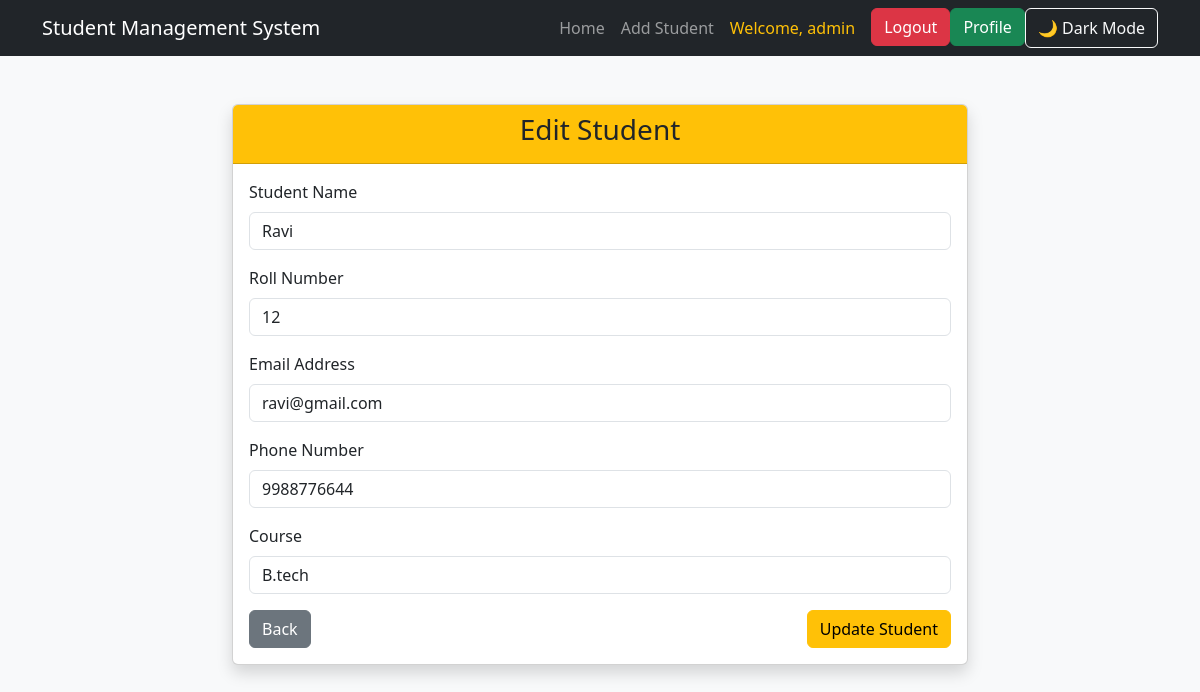
The app's page /edit/1/ (signed in) with its own data.
### students/models.py (models this page shows)
class Student(models.Model):
    name = models.CharField(max_length=100)
    roll_no = models.IntegerField(unique=True)
    email = models.EmailField(unique=True)
    phone = models.CharField(max_length=15)
    course = models.CharField(max_length=100)

### students/views.py (the view, shortened to what this page needs)
# urls.py: path('edit/<int:id>/', views.edit_student, name='edit_student'),
@login_required
def edit_student(request, id):
    student = get_object_or_404(Student, id=id)
    return render(request,"students/edit_student.html",{"student": student},)

### students/templates/students/edit_student.html (shortened to what this page needs)
{% extends 'base.html' %}
{% block content %}
<div class="row justify-content-center">
    <div class="col-md-8">
        <div class="card shadow">
            <div class="card-header bg-warning text-dark">
                <h3 class="text-center">Edit Student</h3>
            </div>
            <div class="card-body">
                <form method="POST">
                    <div class="mb-3">
                        <label class="form-label">Student Name</label>
                        <input type="text" name="name" class="form-control" value="{{ student.name }}" required>
                    </div>
                    <div class="mb-3">
                        <label class="form-label">Roll Number</label>
                        <input type="number"  name="roll_no" class="form-control" value="{{ student.roll_no }}" required>
                    </div>
                    <div class="mb-3">
                        <label class="form-label">Email Address</label>
                        <input type="email" name="email" class="form-control" value="{{ student.email }}" required>
                    </div>
                    <div class="mb-3">
                        <label class="form-label">Phone Number</label>
                        <input type="text" name="phone" class="form-control" value="{{ student.phone }}" required>
                    </div>
                    <div class="mb-3">
                        <label class="form-label">Course</label>
                        <input type="text" name="course" class="form-control" value="{{ student.course }}" required>
                    </div>
                    <div class="d-flex justify-content-between"> <a href="{% url 'student_list' %}"class="btn btn-secondary"> Back</a>
                        <button type="submit"class="btn btn-warning"> Update Student </button>
                    </div>
                </form>
            </div>
        </div>
    </div>
</div>
{% endblock %}

### students/templates/base.html (shortened to what this page needs)
{% load static %}
<!DOCTYPE html>
<html lang="en">
<head>
    <link href="https://cdn.jsdelivr.net/npm/bootstrap@5.3.3/dist/css/bootstrap.min.css" rel="stylesheet">
</head>
<body>
<nav class="navbar navbar-expand-lg navbar-dark bg-dark">
    <div class="container">
        <a class="navbar-brand" href="{% url 'student_list' %}">
            Student Management System
        </a>
        <div class="collapse navbar-collapse" id="navbarNav">
            <ul class="navbar-nav ms-auto">
                {% if user.is_authenticated %}
                <li class="nav-item">
                    <a class="nav-link" href="{% url 'student_list' %}">Home </a>
                </li>
                <li class="nav-item">
                    <a class="nav-link" href="{% url 'add_student' %}">Add Student</a>
                </li>
                <li class="nav-item">
                    <a class="nav-link text-warning">Welcome, {{ user.username }}</a>
                </li>
                <li class="nav-item">
                    <a class="btn btn-danger ms-2" href="{% url 'logout' %}">Logout</a>
                </li>
                <li class="nav-item">
                    <a class="btn btn-success" href="{% url 'profile' %}">Profile</a>
                </li>
                {% else %}
                <li class="nav-item">
                    <a class="btn btn-success"href="{% url 'login' %}">Login</a>
                </li>
                    <a href="{% url 'register' %}" class="btn btn-primary me-2"> Register</a>
                {% endif %}
                <button class="btn btn-outline-light" onclick="toggleTheme()">
                    🌙 Dark Mode
                </button>
            </ul>
        </div>
    </div>
</nav>
<div class="container mt-5">
    {% block content %}
    {% endblock %}
</div>
</body>
</html>

### students/templates/base.html (style rules this page uses)
body { background:#f8f9fa; color:#000; transition:0.3s; }

### records on screen
Student: name "Ravi", roll_no "12", email "ravi@gmail.com", phone "9988776644", course "B.tech"

### other values on screen
{{ user.username }} "admin"
